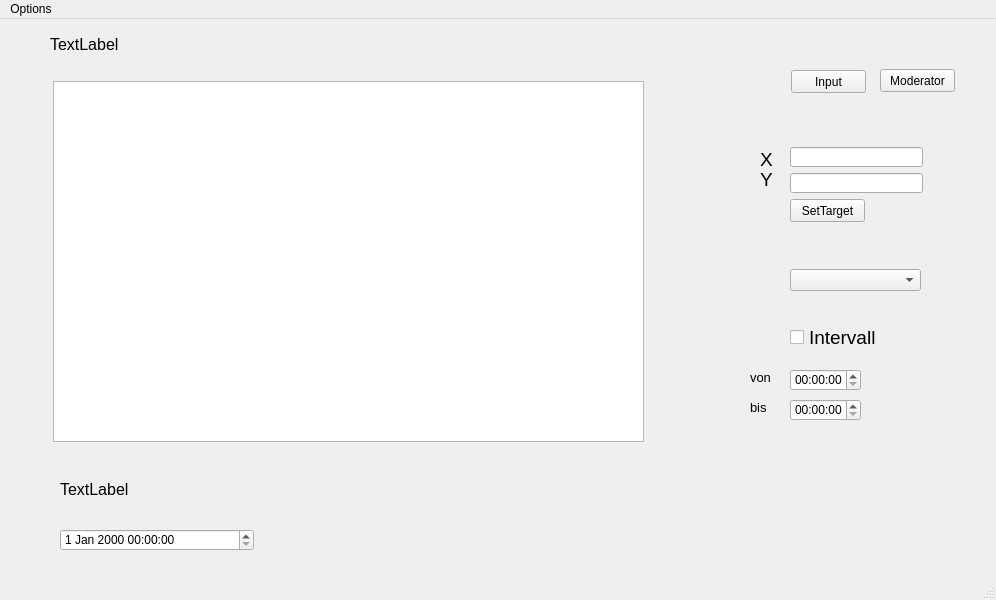
<?xml version="1.0" encoding="UTF-8"?>
<ui version="4.0">
 <class>MainWindow</class>
 <widget class="QMainWindow" name="MainWindow">
  <property name="geometry">
   <rect>
    <x>0</x>
    <y>0</y>
    <width>996</width>
    <height>600</height>
   </rect>
  </property>
  <property name="windowTitle">
   <string>MainWindow</string>
  </property>
  <property name="layoutDirection">
   <enum>Qt::LeftToRight</enum>
  </property>
  <widget class="QWidget" name="centralWidget">
   <widget class="QLabel" name="labelForTime">
    <property name="geometry">
     <rect>
      <x>50</x>
      <y>10</y>
      <width>321</width>
      <height>31</height>
     </rect>
    </property>
    <property name="font">
     <font>
      <pointsize>12</pointsize>
     </font>
    </property>
    <property name="text">
     <string>TextLabel</string>
    </property>
    <property name="textFormat">
     <enum>Qt::PlainText</enum>
    </property>
   </widget>
   <widget class="QDateTimeEdit" name="targetDateTimeEdit">
    <property name="geometry">
     <rect>
      <x>60</x>
      <y>510</y>
      <width>194</width>
      <height>22</height>
     </rect>
    </property>
   </widget>
   <widget class="QLabel" name="labelTargetDT">
    <property name="geometry">
     <rect>
      <x>60</x>
      <y>450</y>
      <width>301</width>
      <height>41</height>
     </rect>
    </property>
    <property name="font">
     <font>
      <pointsize>12</pointsize>
     </font>
    </property>
    <property name="text">
     <string>TextLabel</string>
    </property>
    <property name="textFormat">
     <enum>Qt::PlainText</enum>
    </property>
   </widget>
   <widget class="QComboBox" name="cbTruppenart">
    <property name="geometry">
     <rect>
      <x>790</x>
      <y>250</y>
      <width>131</width>
      <height>22</height>
     </rect>
    </property>
   </widget>
   <widget class="QPushButton" name="btnInput">
    <property name="geometry">
     <rect>
      <x>791</x>
      <y>51</y>
      <width>75</width>
      <height>23</height>
     </rect>
    </property>
    <property name="text">
     <string>Input</string>
    </property>
   </widget>
   <widget class="QLineEdit" name="leTargetX">
    <property name="geometry">
     <rect>
      <x>790</x>
      <y>128</y>
      <width>133</width>
      <height>20</height>
     </rect>
    </property>
   </widget>
   <widget class="QLineEdit" name="leTargetY">
    <property name="geometry">
     <rect>
      <x>790</x>
      <y>154</y>
      <width>133</width>
      <height>20</height>
     </rect>
    </property>
   </widget>
   <widget class="QPushButton" name="btnSetTarget">
    <property name="geometry">
     <rect>
      <x>790</x>
      <y>180</y>
      <width>75</width>
      <height>23</height>
     </rect>
    </property>
    <property name="text">
     <string>SetTarget</string>
    </property>
    <property name="flat">
     <bool>false</bool>
    </property>
   </widget>
   <widget class="QTableView" name="tableView">
    <property name="geometry">
     <rect>
      <x>53</x>
      <y>62</y>
      <width>591</width>
      <height>361</height>
     </rect>
    </property>
   </widget>
   <widget class="QPushButton" name="pushButton">
    <property name="geometry">
     <rect>
      <x>880</x>
      <y>50</y>
      <width>75</width>
      <height>23</height>
     </rect>
    </property>
    <property name="text">
     <string>Moderator</string>
    </property>
   </widget>
   <widget class="QLabel" name="label">
    <property name="geometry">
     <rect>
      <x>760</x>
      <y>130</y>
      <width>21</width>
      <height>21</height>
     </rect>
    </property>
    <property name="font">
     <font>
      <pointsize>14</pointsize>
     </font>
    </property>
    <property name="text">
     <string>X</string>
    </property>
   </widget>
   <widget class="QLabel" name="label_2">
    <property name="geometry">
     <rect>
      <x>760</x>
      <y>150</y>
      <width>21</width>
      <height>20</height>
     </rect>
    </property>
    <property name="font">
     <font>
      <pointsize>14</pointsize>
     </font>
    </property>
    <property name="text">
     <string>Y</string>
    </property>
   </widget>
   <widget class="QTimeEdit" name="teVon">
    <property name="geometry">
     <rect>
      <x>790</x>
      <y>350</y>
      <width>71</width>
      <height>22</height>
     </rect>
    </property>
   </widget>
   <widget class="QTimeEdit" name="teBis">
    <property name="geometry">
     <rect>
      <x>790</x>
      <y>380</y>
      <width>71</width>
      <height>22</height>
     </rect>
    </property>
   </widget>
   <widget class="QLabel" name="label_4">
    <property name="geometry">
     <rect>
      <x>750</x>
      <y>350</y>
      <width>21</width>
      <height>16</height>
     </rect>
    </property>
    <property name="font">
     <font>
      <pointsize>10</pointsize>
     </font>
    </property>
    <property name="text">
     <string>von</string>
    </property>
   </widget>
   <widget class="QLabel" name="label_5">
    <property name="geometry">
     <rect>
      <x>750</x>
      <y>380</y>
      <width>21</width>
      <height>16</height>
     </rect>
    </property>
    <property name="font">
     <font>
      <pointsize>10</pointsize>
     </font>
    </property>
    <property name="text">
     <string>bis</string>
    </property>
   </widget>
   <widget class="QCheckBox" name="chbIntervall">
    <property name="geometry">
     <rect>
      <x>790</x>
      <y>310</y>
      <width>111</width>
      <height>17</height>
     </rect>
    </property>
    <property name="font">
     <font>
      <pointsize>14</pointsize>
     </font>
    </property>
    <property name="text">
     <string>Intervall</string>
    </property>
   </widget>
  </widget>
  <widget class="QMenuBar" name="menuBar">
   <property name="enabled">
    <bool>true</bool>
   </property>
   <property name="geometry">
    <rect>
     <x>0</x>
     <y>0</y>
     <width>996</width>
     <height>21</height>
    </rect>
   </property>
   <widget class="QMenu" name="menuOptions">
    <property name="title">
     <string>Options</string>
    </property>
    <addaction name="actionReadFile"/>
    <addaction name="actionSaveFile"/>
   </widget>
   <addaction name="menuOptions"/>
  </widget>
  <widget class="QStatusBar" name="statusBar">
   <property name="enabled">
    <bool>true</bool>
   </property>
  </widget>
  <action name="actionReadFile">
   <property name="text">
    <string>ReadFile</string>
   </property>
  </action>
  <action name="actionSaveFile">
   <property name="text">
    <string>SaveFile</string>
   </property>
  </action>
 </widget>
 <layoutdefault spacing="6" margin="11"/>
 <resources/>
 <connections/>
</ui>
